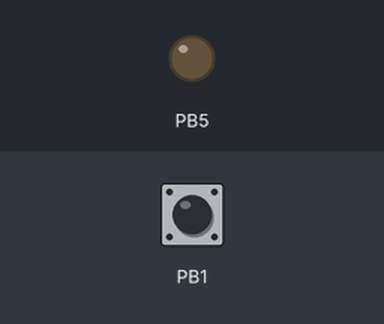
This program was run on a simulated ATmega328P, built with avr-gcc and emulated at 16 MHz. Parts: output pins drawn as LEDs (lit = HIGH). The test bench sets the inputs (shaded band); at power-on: PB1 HIGH.

Above: at 1.2 s.
1.3 s: PB1 pulled LOW for 0.15 s
At 2.2 s:
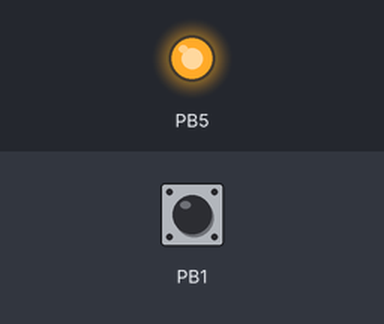
2.9 s: PB1 pulled LOW for 1 s
At 3.4 s:
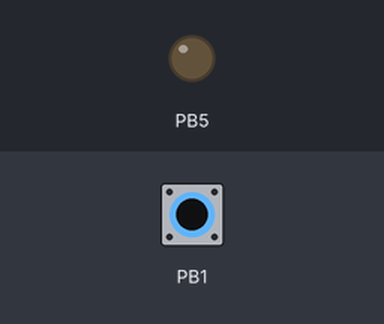
5.4 s: PB1 pulled LOW for 3.2 s
At 6.5 s:
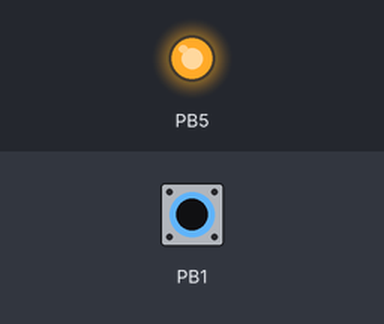
Timing chart, 0 to 8.4 s (numbered marks = the images above; inputs shaded):
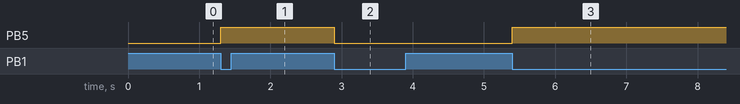

Measured:
- after the input at 1.3 s, PB5: LOW → HIGH at once
- after the input at 2.9 s, PB5: HIGH → LOW at once
- after the input at 5.4 s, PB5: LOW → HIGH at once

The program:

main.cpp
```cpp
/*
 * main.cpp
 *
 *  Created on: Nov 22, 2015
 *      Author: Thiago Mallon <thiagomallon@gmail.com>
 *
 * A interrupção por mudança de estado de pino (PCINT) não permite configuração da borda na qual deseja-se ser
 * disparada a exceção (diferentemente da Interrupções Externas), porém na ISR do arquivo presente, exemplifico
 * como obter relativa filtragem para a borda desejada. A vantagem das interrupções por mudança de estado de
 * pino (Pin Change Interrupt) é que existe a possibilidade de se trabalhar com quase todos os pinos do microcontrolador,
 * sendo que as interrupções externas (INT0 e INT1) somente permitem dois pinos PD2 (INT0) e PD3 (INT1).
 *
 * O registrador de controle de interrupção por mudança de estado de pino PCICR possui três bits de controle para
 * cada porta do ATmega328, que são: PCIE0 (PORTB), PCIE1 (PORTC) e PCIE2 (PORTD). Da mesma forma exitem três
 * registradores para habilitação de interrupção individual de pino para cada porta, que são: PCMSK0<0:7> (pinos do PORTB),
 * PCMSK1<0:6> (pinos do PORTC) e PCMSK2<0:7> (pinos do PORTD). A configuração de interrupção, por exemplo, para o pino PB0 do
 * PORTB, seria a atribuição de 1 para o bit PCINT0 do registrador PCMSK0, para o pino ṔB1, seria setando o bit PCINT1 e assim
 * sucessivamente.
 *
 * No presente arquivo queremos uma interrupção para o pino PB1, sendo assim, setamos o bit PCINT1 do registrador PCMSK0, além
 * de setarmos o bit PCIE0 do registrador PCICR.
 */

#ifndef _AVR_IO_H_
#include <avr/io.h>
#endif

#ifndef _AVR_INTERRUPT_H_
#include <avr/interrupt.h>
#endif

#include "Pins.h"

Pins pins;

int main(void) {
	pins.PCINT0Config(); // inicializa a interrupção por mudança no pino
	pins.ledConfig(); // configura pino de led
	sei();
	// habilita interrupções globais
	do { // loop infinito
	} while (1);
	return 0;
}

ISR(PCINT0_vect) {
	PCIFR &= ~(1 << PCIF0); // seta flag de interrupção em andamento, para impedir que muitas interrupções sejam geradas
	if (!(PINB & (1 << PINB1))) { // verifica se a mudança foi para estado lógico baixo
		PORTB ^= (1 << PB5); // inverte estado lógico do pino
	}
	PCIFR |= (1 << PCIF0); // limpa flag de interrupção
}
```

Pins.cpp
```cpp
/*
 * Pins.cpp
 *
 *  Created on: Nov 22, 2015
 *      Author: Thiago Mallon <thiagomallon@gmail.com>
 *
 */

#include "Pins.h"

void Pins::PCINT0Config(void) {
	DDRB &= ~(1 << DDB1); // configura pino como entrada
	PORTB |= (1 << PB1); // atribui nível lógico alto ao pino (pino entrada e nível lógico alto = pull-up habilitado)
	PCICR |= (1 << PCIE0); // habilita interrupções no PORTB;
	PCMSK0 |= (1 << PCINT1); // habilita interrupção por mudança no pino PB1 (PCINT1);
}

void Pins::ledConfig(void) {
	DDRB |= (1 << DDB5); // configura pino como saída
	PORTB &= ~(1 << PB5); // estado lógico baixo
}
```

Pins.h
```cpp
/*
 * Pins.h
 *
 *  Created on: Nov 22, 2015
 *      Author: Thiago Mallon <thiagomallon@gmail.com>
 */

#ifndef PINSH_
#define PINSH_

#ifndef _AVR_IO_H_
#include <avr/io.h>
#endif

class Pins {
public:
	void PCINT0Config(void);
	void ledConfig(void);
};

#endif /* PINSH_ */
```
